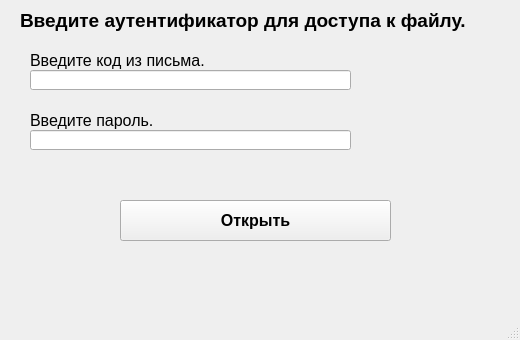
<?xml version="1.0" encoding="UTF-8"?>
<ui version="4.0">
 <class>MainWindow</class>
 <widget class="QMainWindow" name="MainWindow">
  <property name="geometry">
   <rect>
    <x>0</x>
    <y>0</y>
    <width>520</width>
    <height>340</height>
   </rect>
  </property>
  <property name="windowTitle">
   <string>Вход в папку &quot;Елизар&quot;</string>
  </property>
  <widget class="QWidget" name="centralwidget">
   <widget class="QLabel" name="label">
    <property name="geometry">
     <rect>
      <x>20</x>
      <y>10</y>
      <width>491</width>
      <height>21</height>
     </rect>
    </property>
    <property name="font">
     <font>
      <pointsize>14</pointsize>
      <weight>75</weight>
      <bold>true</bold>
     </font>
    </property>
    <property name="text">
     <string>Введите аутентификатор для доступа к файлу.</string>
    </property>
   </widget>
   <widget class="QLineEdit" name="lineEdit">
    <property name="geometry">
     <rect>
      <x>30</x>
      <y>70</y>
      <width>321</width>
      <height>20</height>
     </rect>
    </property>
   </widget>
   <widget class="QLabel" name="label_2">
    <property name="geometry">
     <rect>
      <x>30</x>
      <y>50</y>
      <width>301</width>
      <height>20</height>
     </rect>
    </property>
    <property name="font">
     <font>
      <pointsize>12</pointsize>
      <weight>50</weight>
      <bold>false</bold>
     </font>
    </property>
    <property name="text">
     <string>Введите код из письма.</string>
    </property>
   </widget>
   <widget class="QLabel" name="label_3">
    <property name="geometry">
     <rect>
      <x>30</x>
      <y>110</y>
      <width>301</width>
      <height>20</height>
     </rect>
    </property>
    <property name="font">
     <font>
      <pointsize>12</pointsize>
      <weight>50</weight>
      <bold>false</bold>
     </font>
    </property>
    <property name="text">
     <string>Введите пароль.</string>
    </property>
   </widget>
   <widget class="QLineEdit" name="lineEdit_2">
    <property name="geometry">
     <rect>
      <x>30</x>
      <y>130</y>
      <width>321</width>
      <height>20</height>
     </rect>
    </property>
   </widget>
   <widget class="QPushButton" name="pushButton">
    <property name="geometry">
     <rect>
      <x>120</x>
      <y>200</y>
      <width>271</width>
      <height>41</height>
     </rect>
    </property>
    <property name="font">
     <font>
      <pointsize>12</pointsize>
      <weight>75</weight>
      <bold>true</bold>
     </font>
    </property>
    <property name="text">
     <string>Открыть</string>
    </property>
   </widget>
   <widget class="QLabel" name="label_4">
    <property name="geometry">
     <rect>
      <x>60</x>
      <y>259</y>
      <width>391</width>
      <height>31</height>
     </rect>
    </property>
    <property name="font">
     <font>
      <pointsize>14</pointsize>
      <weight>75</weight>
      <bold>true</bold>
     </font>
    </property>
    <property name="text">
     <string/>
    </property>
   </widget>
   <widget class="QLabel" name="label_5">
    <property name="geometry">
     <rect>
      <x>360</x>
      <y>70</y>
      <width>21</width>
      <height>21</height>
     </rect>
    </property>
    <property name="text">
     <string/>
    </property>
   </widget>
   <widget class="QLabel" name="label_6">
    <property name="geometry">
     <rect>
      <x>360</x>
      <y>130</y>
      <width>21</width>
      <height>21</height>
     </rect>
    </property>
    <property name="text">
     <string/>
    </property>
   </widget>
  </widget>
  <widget class="QMenuBar" name="menubar">
   <property name="geometry">
    <rect>
     <x>0</x>
     <y>0</y>
     <width>520</width>
     <height>21</height>
    </rect>
   </property>
  </widget>
  <widget class="QStatusBar" name="statusbar"/>
 </widget>
 <resources/>
 <connections/>
</ui>
